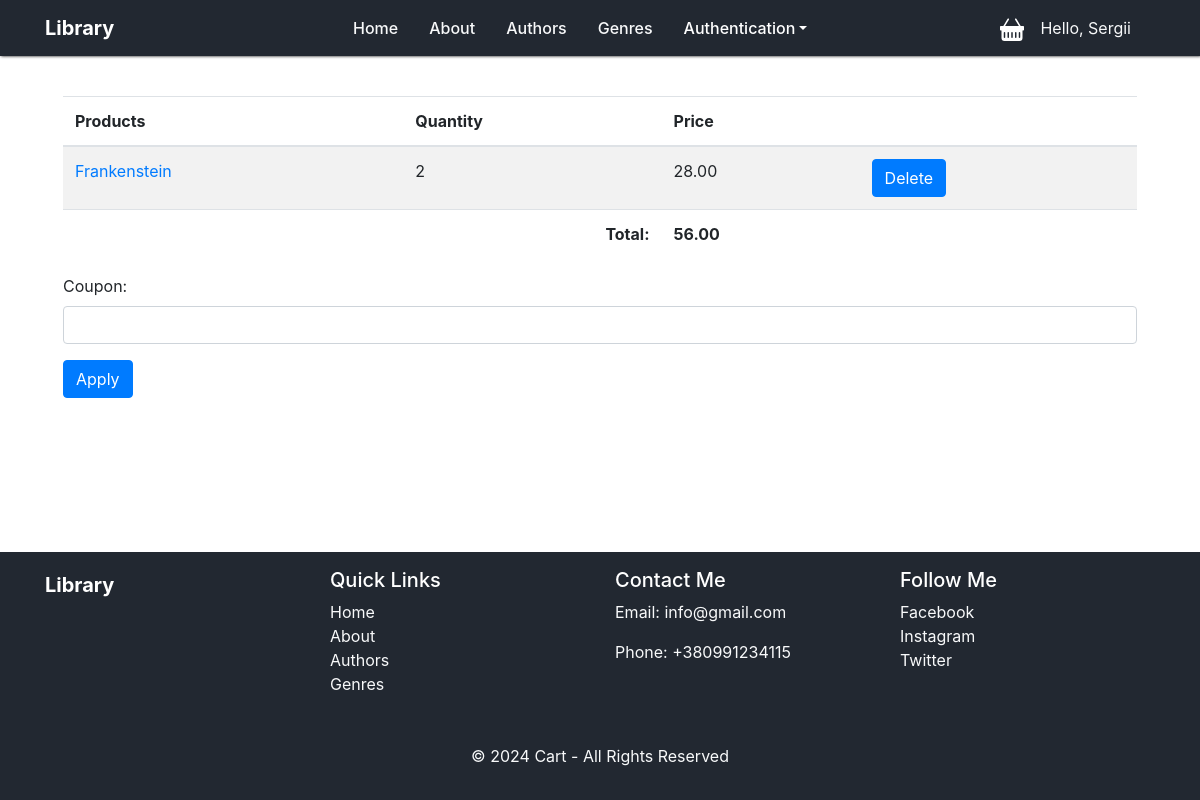
Before: /library/cart/ (signed in) with the older database file.
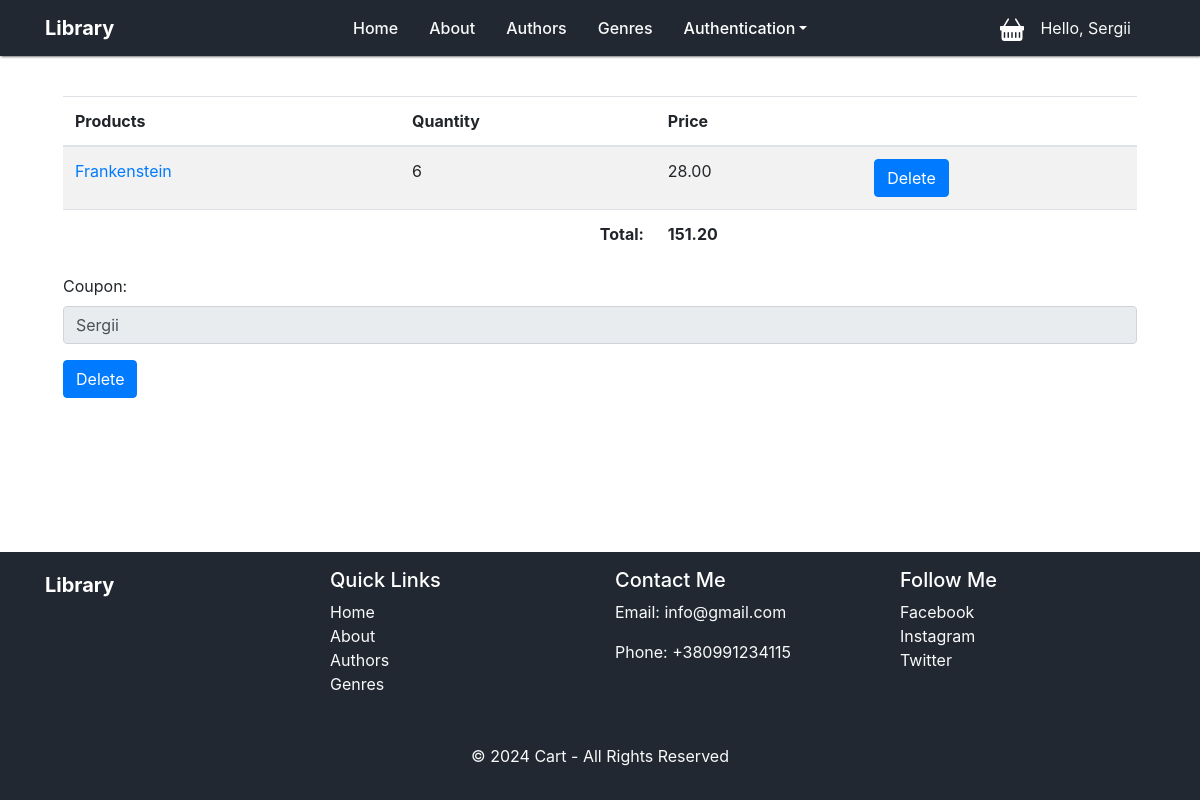
After: the same page with the newer database file.
### library/models.py (models this page shows, shortened)
class CartDetails(models.Model):
    cart_header = models.ForeignKey(CartHeader, on_delete=models.CASCADE)
    book = models.ForeignKey(Book, on_delete=models.CASCADE)
    quantity = models.IntegerField(default=1)

class Book(models.Model):
    title = models.CharField(max_length=100)
    authors = models.ManyToManyField('Author', through='BookAuthor')
    genre = models.ForeignKey('Genre', on_delete=models.CASCADE, null=True)
    published_year = models.IntegerField()
    ISBN = models.CharField(max_length=200)
    price = models.DecimalField(max_digits=6, decimal_places=2, default=0.0)
    class Meta:
        ordering = ["published_year"]
        indexes = [models.Index(fields=["published_year"])]

class Coupon(models.Model):
    name = models.CharField(max_length=100, db_index=True, unique=True)
    discount = models.PositiveIntegerField(validators=[MinValueValidator(1), MaxValueValidator(100)])

### library/views.py (the view)
# urls.py: path('cart/', views.get_cart, name='cart'),
@login_required(login_url=settings.LOGIN_URL)
def get_cart(request):
    form = CouponApplyForm()
    code = None
    discount = 0
    if CartHeader.objects.filter(user_role=request.user.userrole).exists():
        cart_header = CartHeader.objects.get(user_role=request.user.userrole)
        purchases = CartDetails.objects.filter(cart_header=cart_header)
        if cart_header.coupon is not None:
            code = cart_header.coupon.name
            discount = cart_header.coupon.discount
        if purchases.exists():
            total_before = Decimal(sum(map(lambda purchase: purchase.book.price * purchase.quantity, purchases)))
            total = round(total_before - (total_before * Decimal(discount / 100)), 2)
            return render(request, 'library/cart.html', context={'title': "Cart", 'purchases': purchases,
                                                                 'total': total, 'form': form, "code": code})
    return render(request, 'library/cart.html', context={"form": form, "code": code})

### library/forms.py
class CouponApplyForm(forms.Form):
    coupon = forms.CharField(label='Coupon', widget=forms.TextInput(attrs={'placeholder': 'Enter coupon', "class": "form-control"}))

### library/templatetags/tags.py (called while the page is built)
@register.simple_tag()
def get_menu():
    return views.menu

@register.simple_tag()
def get_year():
    return datetime.now().year

### library/templates/library/cart.html (shortened to what this page needs)
{%extends 'base.html'%}
{%block content%}
    <div class="container cart-margin">
        <table class="table table-border table-striped">
        <thead class="head-dark">
        <tr>
            <th scope="col">Products</th>
            <th scope="col">Quantity</th>
            <th scope="col">Price</th>
            <th></th>
        </tr>
        </thead>
        <tbody>
        {% for purchase in purchases %}
        <tr>
            <td>
                <a href="{% url 'book_by_id' purchase.book.id %}">{{purchase.book.title}}</a>
            </td>
            <td>
                {{ purchase.quantity }}
            </td>
            <td>
                {{purchase.book.price}}
            </td>
            <td>
                <a class="btn btn-primary" href="{% url 'delete_product_from_cart' purchase.id %}">Delete</a>
            </td>
        </tr>
        {% endfor %}
        </tbody>
        <tfoot>
            <tr>
                <td></td>
                <td class="text-right"><strong>Total:</strong></td>
                <td><strong>{{ total }}</strong></td>
                <td></td>
            </tr>
        </tfoot>
    </table>
        {% if not code %}
            <form class='mt-3' method="POST" action="{% url 'apply_coupon' %}">
                <div class="form-group">
                    {{form.coupon.label_tag}}
                    <input class="form-control" type="text" name="coupon" >
                </div>
                <button type="submit" class="btn btn-primary">
                    Apply
                </button>
            </form>
        {% else %}
            <form class='mt-3' method="POST" action="{% url 'delete_coupon' %}">
                <div class="form-group">
                    {{form.coupon.label_tag}}
                    <input class="form-control" type="text" value="{{ code }}" readonly>
                </div>
                <button type="submit" class="btn btn-primary">
                    Delete
                </button>
            </form>
        {% endif %}
    </div>
{%endblock%}

### templates/base.html (shortened to what this page needs)
{% load static %}
{% load tags %}
<!DOCTYPE html>
<html lang="en">
<head>
    <link type="text/css" rel="stylesheet" href="{% static 'library/css/index.css' %}">
    <link rel="stylesheet" href="https://stackpath.bootstrapcdn.com/bootstrap/4.5.2/css/bootstrap.min.css">
</head>
<body>
<nav class="navbar navbar-expand-lg fixed-top navbar-dark">
    <div class="container">
        <div class="container-logo">
            <a class="navbar-brand" href="{%url 'home'%}">Library</a>
        </div>
        <div class="collapse navbar-collapse" id="navbarNav">
            <ul class="navbar-nav">
                {% get_menu as menu %}
                {%for item in menu%}
                <li class="nav-item">
                    <a class="nav-link text-light" href="{%url item.URL%}"> {{item.title}}</a>
                </li>
                {%endfor%}
                <li class="nav-item dropdown">
                    <a class="nav-link dropdown-toggle" id="auth-dropdown" role="button" data-toggle="dropdown" aria-expanded="false" href="#">Authentication</a>
                </li>
            </ul>
        </div>
        <div class="mr-3">
            <a href="{%url 'cart'%}">
            </a>
        </div>
        <div class="mr-4">
            {% if request.user.is_authenticated%}
                <div class="navbar-text text-light">
                    Hello, {{ request.user.username }}
                </div>
            {% endif %}
        </div>
    </div>
</nav>
<main>
    <div class="mt-5 ml-5 mr-5">
        {%block content%}
        {%endblock%}
    </div>
</main>
<div class="footer footer-fill mt-4 py-3">
    <div class="container">
        <footer>
            <div class="row">
                <div class="col-md-3 mb-3">
                    <h5>
                        <a class="d-flex align-items-center mb-3 link-body-emphasis navbar-brand"
                           href="{%url 'home'%}">Library</a>
                    </h5>
                </div>
                <div class="col-md-3 mb-3">
                    <h5 class="text-white">Quick Links</h5>
                    <ul class="list-unstyled">
                        {%for item in menu%}
                        <li><a class="text-light" href="{%url item.URL%}">{{item.title}}</a></li>
                        {%endfor%}
                    </ul>
                </div>
                <div class="col-md-3 mb-3">
                    <h5 class="text-white">Contact Me</h5>
                    <p class="text-light">Email: info@gmail.com</p>
                    <p class="text-light">Phone: +380991234115</p>
                </div>
                <div class="col-md-3 mb-3">
                    <h5 class="text-white">Follow Me</h5>
                    <ul class="list-unstyled">
                        <li>
                            <a class="text-light" href="#">Facebook</a>
                        </li>
                        <li>
                            <a class="text-light" href="#">Instagram</a>
                        </li>
                        <li>
                            <a class="text-light" href="#">Twitter</a>
                        </li>
                    </ul>
                </div>
            </div>
            <div class="text-center mt-3">
                 {% get_year as year %}
                <p class="text-light">
                    &copy; {{year}} {{title}} - All Rights Reserved
                </p>
            </div>
        </footer>
    </div>
</div>
</body>
</html>

### library/static/library/css/index.css (style rules this page uses)
:root { --white-text: #FFF; --black: #333333; --deep-blue: #222831; }
body { margin: 20px; height: 100%; display: flex; flex-direction: column; min-height: 100vh; }
main { flex: 1; padding-top: 1rem; }
.navbar-brand { font-weight: bold; color: #FFF; font-size: 22px; }
.navbar { background-color: var(--deep-blue); box-shadow: 1px 0 3px rgb(0, 0, 0); }
.nav-link { color: var(--white-text) !important; }
.navbar-nav, .nav-link { color: var(--white-text); font-weight: 500; }
.container-logo { width: 300px; }
.nav-item { margin-right: 15px; }
.footer-fill { background-color: var(--deep-blue); width: 100%; }
.cart-margin { margin-top: 5rem; }

Changed rows visible on the page:
changed CartDetails "Frankenstein": quantity "2" → "6"
now on this page (row unchanged): Coupon: name "Sergii"
Other visible differences:
{{ total }}: "56.00" → "151.20"
text no longer shown: "Apply"
text now shown: "Delete"
